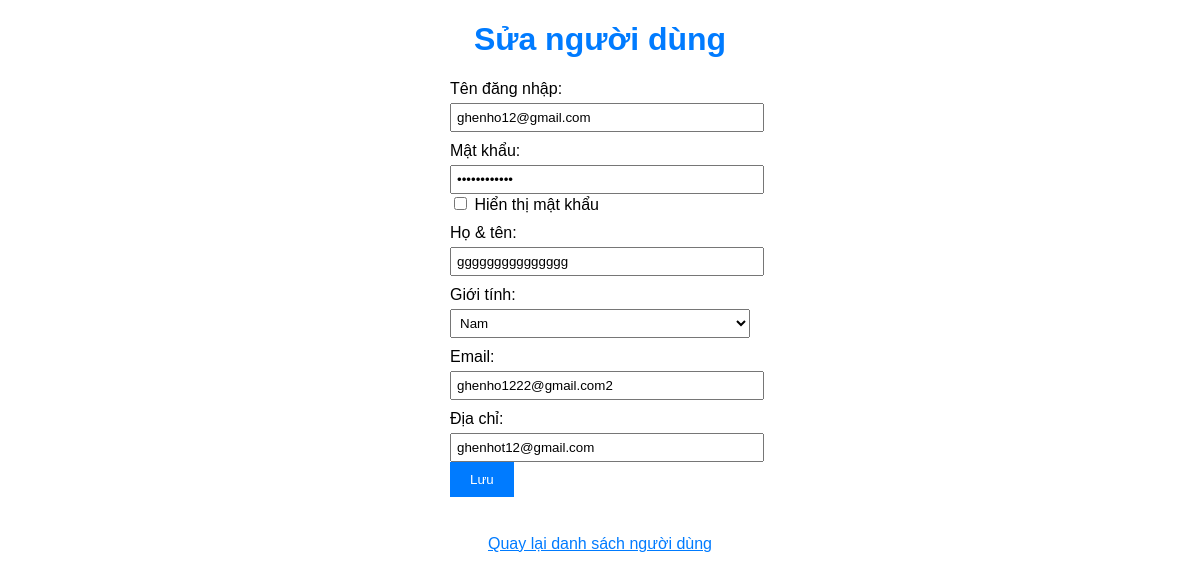
/layout/edit_user.php?id=11, run on the app's committed database.
### tables this page shows
CREATE TABLE `users` (
  `user_id` int(11) NOT NULL,
  `username` varchar(50) NOT NULL,
  `password` varchar(255) NOT NULL,
  `full_name` varchar(100) DEFAULT NULL,
  `sex` enum('Male','Female') DEFAULT NULL,
  `email` varchar(100) NOT NULL,
  `address` varchar(200) DEFAULT NULL,
  `type` enum('user','admin') NOT NULL
);

### layout/Edit_UserModel.php (called while the page is built)
<?php
class UserModel {
    private $conn;
    public function __construct($conn) {
        $this->conn = $conn;
    }
    public function getUserById($user_id) {
        $sql = "SELECT * FROM users WHERE user_id = $user_id";
        $result = $this->conn->query($sql);
        if ($result->num_rows == 1) {
            return $result->fetch_assoc();
        } else {
            return false;
        }
    }
}
?>

### layout/view/edit_user_view.php (the view, shortened to what this page needs)
<!DOCTYPE html>
<html>
<head>
    <link rel="stylesheet" href="/css/edit_user.css">
</head>
<body>
    <h1>Sửa người dùng</h1>
    <form action="/action/process_edit_user.php" method="POST">
        <label for="username">Tên đăng nhập:</label>
        <input type="text"  id="username" name="username" value="<?php echo $user['username']; ?>" required>
        <br>
        <label for="password">Mật khẩu:</label>
        <input type="password" id="password" name="password" value="<?php echo $user['password']; ?>">
        <input type="checkbox" onclick="togglePassword()"> Hiển thị mật khẩu
        <br>
        <label for="full_name">Họ & tên:</label>
        <input type="text" id="full_name" name="full_name" value="<?php echo $user['full_name']; ?>">
        <br>
        <label for="sex">Giới tính:</label>
        <select id="sex" name="sex">
            <option value="Male" <?php if ($user['sex'] == 'Male') echo 'selected'; ?>>Nam</option>
        </select>
        <br>
        <label for="email">Email:</label>
        <input type="email" id="email" name="email" value="<?php echo $user['email']; ?>" required>
        <br>
        <label for="address">Địa chỉ:</label>
        <input type="text" id="address" name="address" value="<?php echo $user['address']; ?>">
        <br>
        <input type="submit" value="Lưu">
    </form>
    <br>
    <a href="/layout/display_users_controller.php">Quay lại danh sách người dùng</a>
</body>
</html>

### css/edit_user.css (style rules this page uses)
body { font-family: Arial, sans-serif; margin: 20px; }
h1 { color: #007bff; text-align: center; }
form { width: 300px; margin: 0 auto; }
label { display: block; margin-top: 10px; }
input[type="text"], input[type="password"], select, input[type="email"] { width: 100%; padding: 5px; margin-top: 5px; }
input[type="submit"] { padding: 10px 20px; background-color: #007bff; color: white; border: none; cursor: pointer; }
a { display: block; margin-top: 20px; color: #007bff; text-align: center; }

### data on the page
users: username "ghenho12@gmail.com", full_name "ggggggggggggggg", sex "Nam", email "ghenho1222@gmail.com2", address "ghenhot12@gmail.com"
